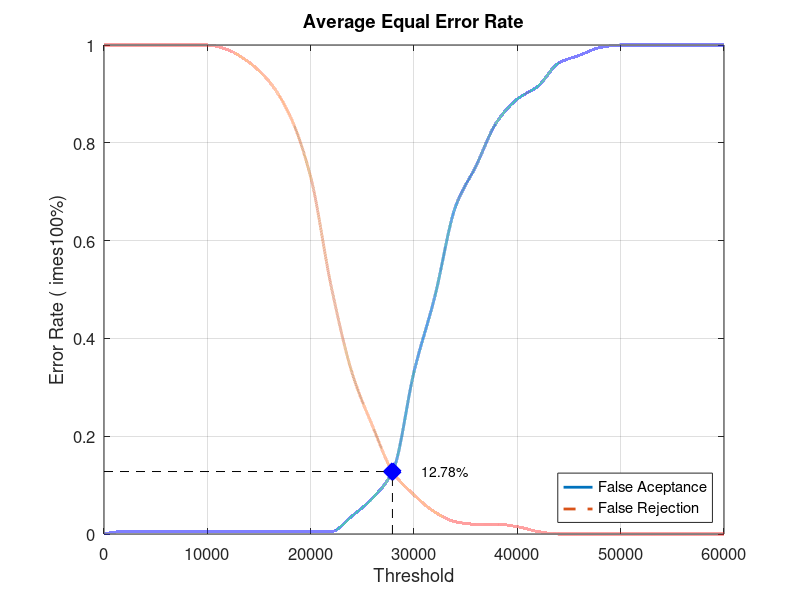
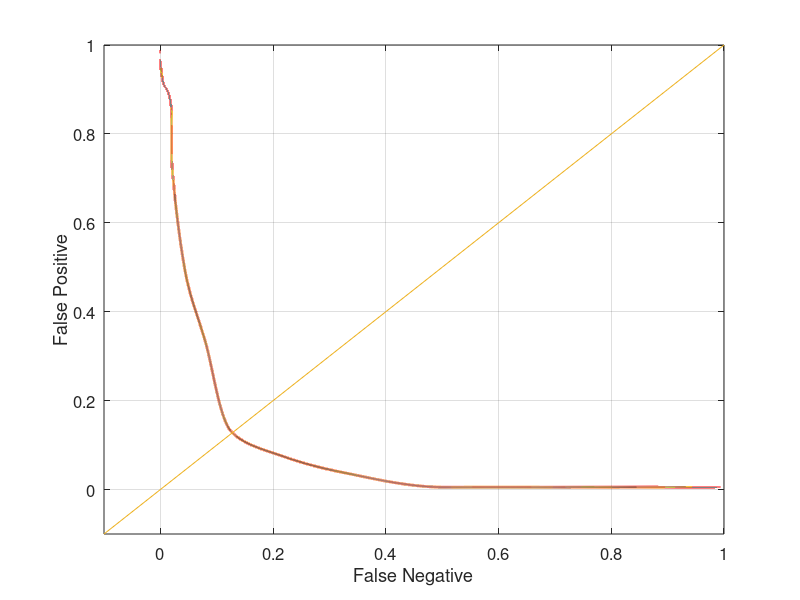

These figures' MATLAB source, in order:
close all;
clear;
clc;
x = 0:2000:60000;
xq = 0:0.5:60000;

y0 = [0 0.00526316 0.00526316 0.00526316 0.00526316 0.00526316 0.00526316 0.00526316 0.00526316 0.00526316 0.00526316 0.00526316 0.0368421 0.0736842 0.131579 0.331579 0.484211 0.668421 0.752632 0.842105 0.889474 0.915789 0.963158 0.978947 0.994737 1 1 1 1 1 1]
yy0 = interp1(x, y0, xq, 'pchip');
y1 = [1 1 1 1 1 1 0.99 0.965 0.925 0.855 0.73 0.505 0.33 0.22 0.125 0.08 0.045 0.025 0.02 0.02 0.015 0.005 0 0 0 0 0 0 0 0 0]
yy1 = interp1(x, y1, xq, 'pchip');

% Calculating EER: 
y2 = abs(y0 - y1);
find(y2 == min(y2))
yy2 = abs(yy0 - yy1);
xEER = find(yy2 == min(yy2));
xEERIndex = xq(xEER) % X-axis EER
yEER = yy0(xEER) % Y-axis EER

main = figure
plot(xq, yy0,'-','LineWidth', 2);	hold on
plot(xq, yy1,'--','LineWidth', 2);	hold on
plot([xEERIndex xEERIndex], [0 yEER], 'k--');	hold on
plot([0 xEERIndex], [yEER yEER], 'k--');	hold on
plot(xEERIndex, yEER, 'bx', 'LineWidth', 10);	hold on
text(xEERIndex + 10 * xEERIndex / 100, yEER, [num2str(round((10000 * yEER)) / 100) '%'])
legend('False Aceptance', 'False Rejection', 'Location', 'SouthEast')
xlabel('Threshold')
ylabel('Error Rate (	imes100%)')
title('Average Equal Error Rate')
set(gca, 'FontSize', 12)
axis([0 60000 0 1])
grid on

print(main, 'Database2_3Main', '-dpng');
FNRxFPR = figure('Color', [1 1 1]);
plot(yy1, yy0, '-', yy1, yy0, 'LineWidth', 2);
hold on
y = -0.1:0.1:1
plot(y, y); 
set(gca, 'FontSize', 12)
xlabel('False Negative')
ylabel('False Positive')
axis([-0.1 1 -0.1 1])
set(gca, 'FontSize', 12)
grid on

print(FNRxFPR, 'Database2_3FNRxFPR','-dpng');
